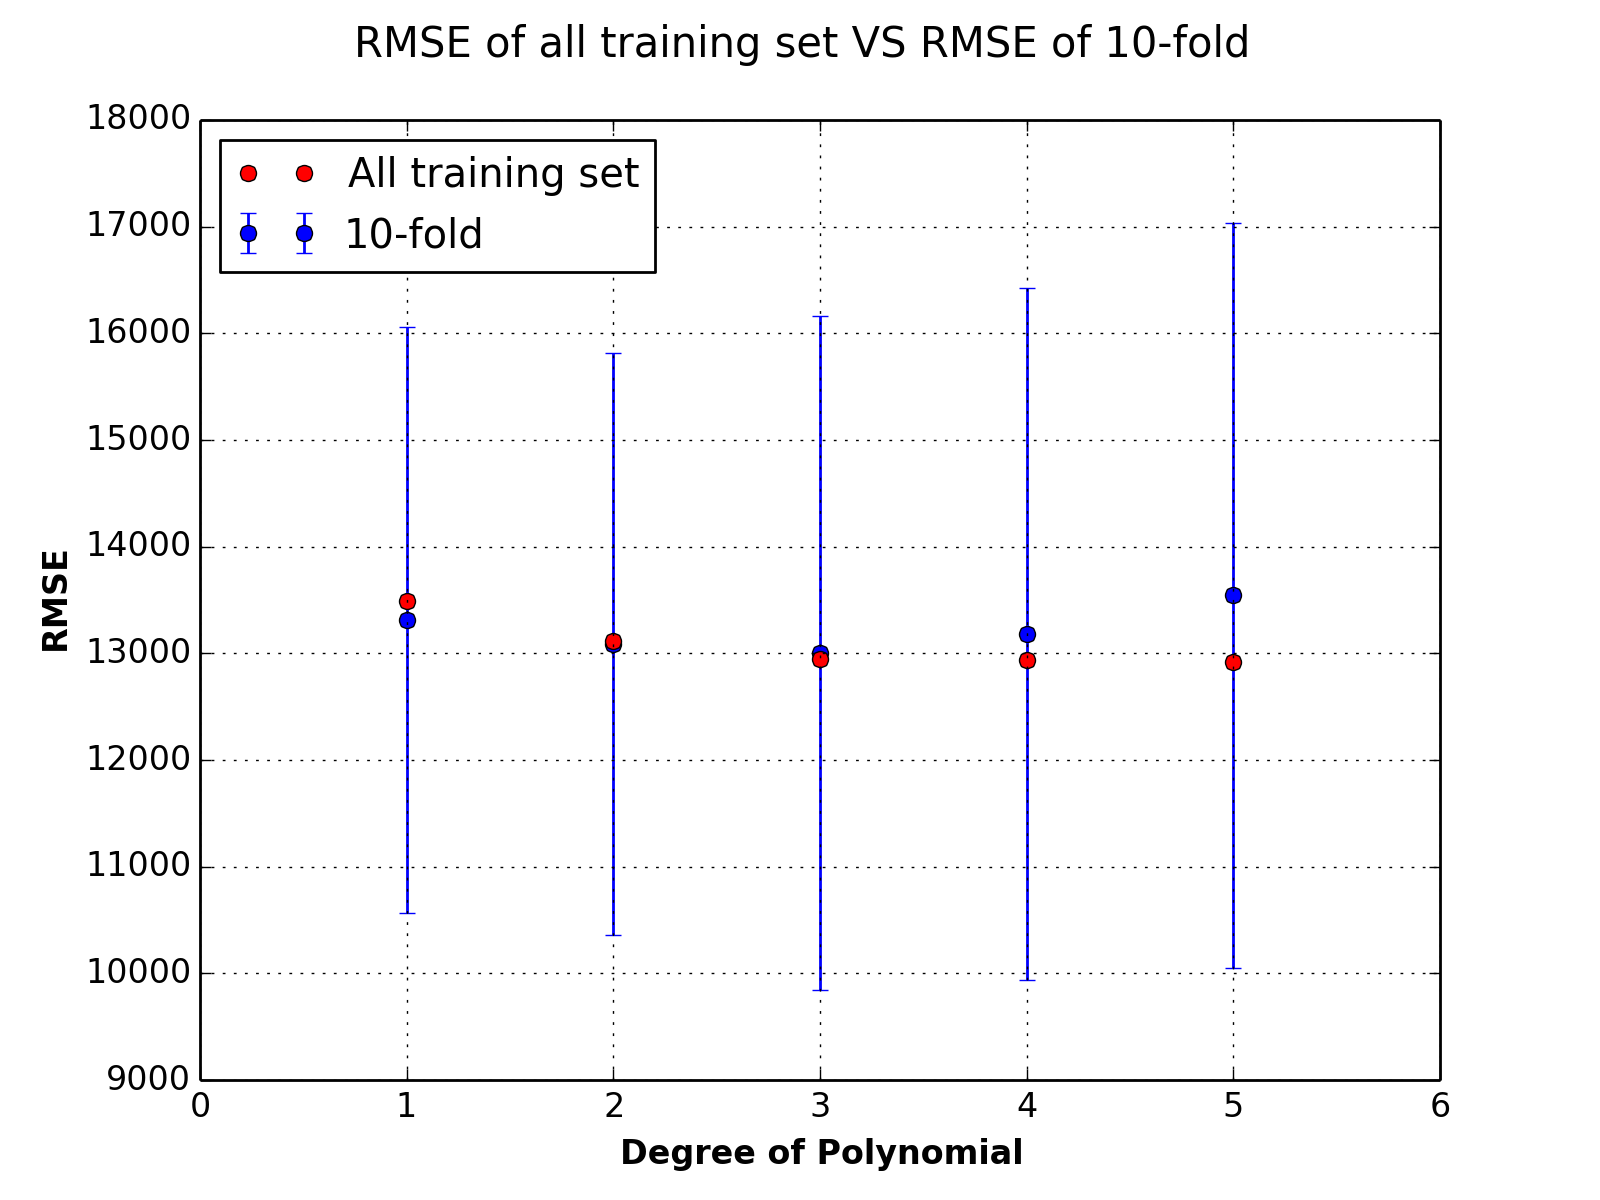

Generate this figure with Python:
from matplotlib import pyplot
import numpy

#return the R-squre and RMSE
def validate(x,y,coeffs):
    results = {}
    #R-square
    p = numpy.poly1d(coeffs)
    yhat = p(x)                        
    ybar = numpy.sum(y)/len(y)  
    ssreg = numpy.sum((yhat-ybar)**2)  
    sstot = numpy.sum((y - ybar)**2)
    results['rSquare'] = ssreg / sstot
    #RMSE
    results['RMSE']=(numpy.sum((yhat-y)**2)/len(y))**0.5  
    return results

# read data form dat file
inputFile = open('labeled_data.csv','r')
header = inputFile.readline()

zip=[]
pop=[]
inci=[]
sampleNum=0

for line in inputFile:
        term = line.split(",")
        zip.append(term[0])
        pop.append(float(term[1]))
        inci.append(float(term[2]))
        sampleNum+=1
inputFile.close()

#10-fold cross-validation
K=10
rSquareDic={}
RMSEDic={}
degreeList=[]
avgrSquareList=[]
avgRMSEList=[]
RMSEseList=[]
RMSEAll=[]

for degree in range(1,6):
    degreeList.append(degree)
    rSquare=[]
    RMSE=[]
    for k in range(0,K):
        trainx = [x for i, x in enumerate(pop) if i % K != k]
        valix = [x for i, x in enumerate(pop) if i % K == k]
        trainy = [y for i, y in enumerate(inci) if i % K != k]
        valiy = [y for i, y in enumerate(inci) if i % K == k] 
        coeffs = numpy.polyfit(trainx,trainy,degree)
        rSquare.append(validate(trainx,trainy,coeffs)["rSquare"])
        RMSE.append(validate(valix,valiy,coeffs)["RMSE"])

    rSquareDic[degree]=rSquare
    RMSEDic[degree]=RMSE
    avgrSquare=sum(rSquare)/float(len(rSquare))
    avgRMSE=sum(RMSE)/float(len(RMSE))
    RMSEse=numpy.std(RMSE) #get the standard error for each polynomial degree
    avgrSquareList.append(avgrSquare)
    avgRMSEList.append(avgRMSE)
    RMSEseList.append(RMSEse)

    #RMSE based on all dataset
    coeffsAll = numpy.polyfit(pop,inci,degree)
    RMSEAll.append(validate(pop,inci,coeffsAll)["RMSE"])

outputFile=open('output.csv','w')
outputFile.write(str(RMSEDic))

#plot
fig = pyplot.figure()
fig.suptitle("RMSE of all training set VS RMSE of 10-fold",fontsize=15)
graph = fig.add_subplot(1,1,1)
graph.errorbar(degreeList,avgRMSEList,yerr=RMSEseList,fmt='o',label='10-fold')
graph.plot(degreeList,RMSEAll,'o',color='r',label='All training set')
graph.grid(True)#Add the gridlines to make the plot clearer 
graph.set_xlabel('Degree of Polynomial',fontweight='bold')
graph.set_ylabel('RMSE',fontweight='bold')
graph.set_xlim(0,6)
graph.legend(loc="upper left",shadow=False)
#graph.set_ylim(12500,14000)
fig.patch.set_facecolor('white') 

pyplot.savefig('problem_c.png', dpi=200)
pyplot.show()

"""
Answer:
I observed as the degree of polynomial increase, the RMSE of all dataset decrease. However, for the 10-fold validation, third degree of polynomial has the minimum of RMSE 
"""
